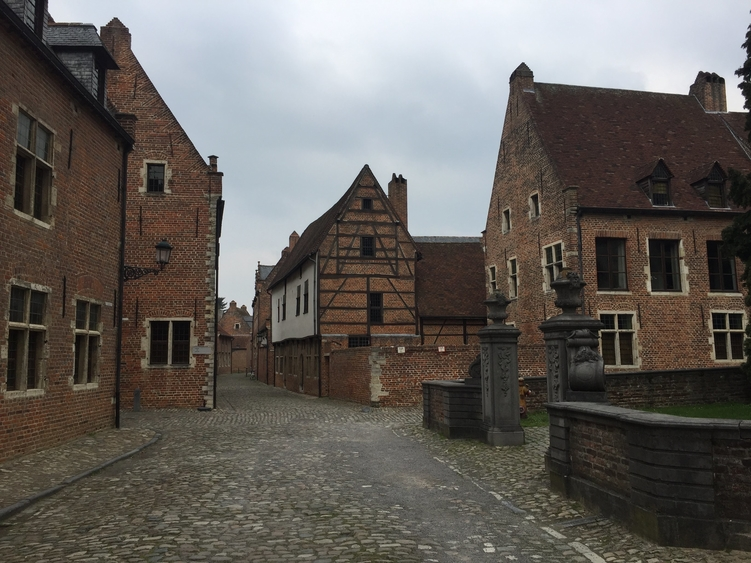
#> input picture img_homo/leuvenA.jpg, 751 x 563 px
$ python homography_leuven.py
#> lines starting #> are read from the running program, lines starting #| are printed output that depends on the picture
import numpy as np
import cv2
import matplotlib.pyplot as plt

def main():
    img1_path = "img_homo/leuvenA.jpg"   # first view
    img2_path = "img_homo/leuvenB.jpg"   # second view

    img1 = cv2.imread(img1_path, cv2.IMREAD_GRAYSCALE)
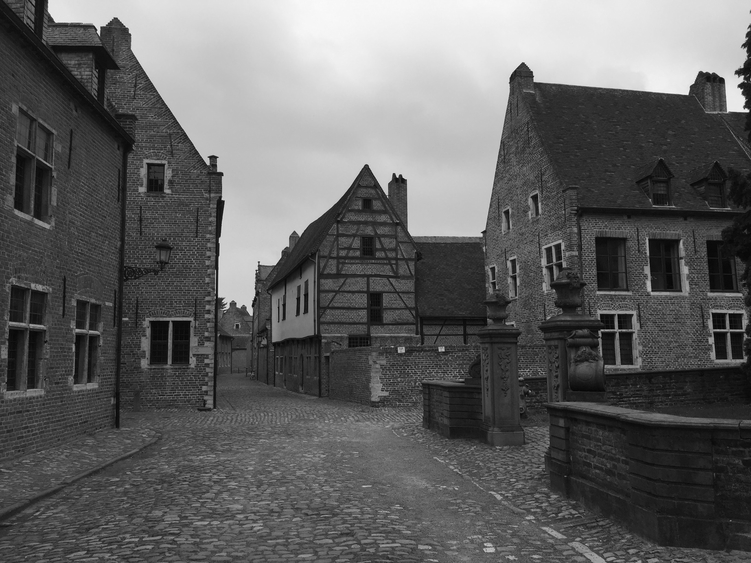
#> img1: shape (563, 751); min 0, max 250, mean 97.2
    img2 = cv2.imread(img2_path, cv2.IMREAD_GRAYSCALE)
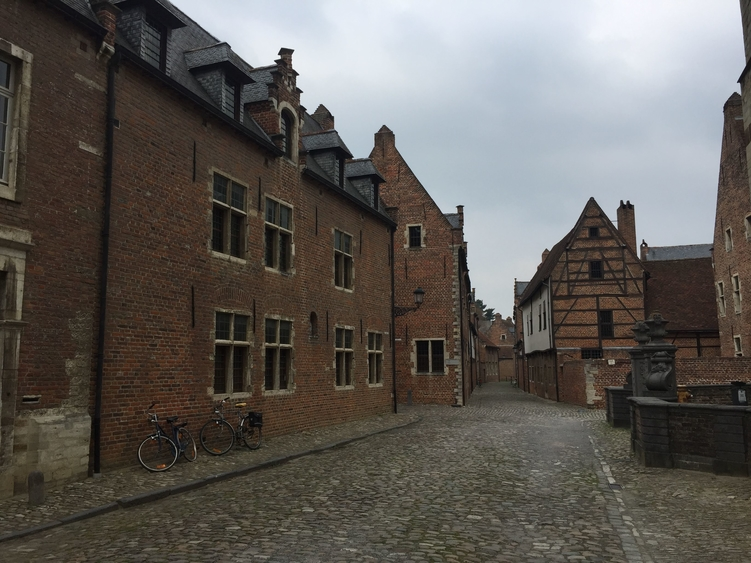
#> input picture img_homo/leuvenB.jpg, 751 x 563 px
#> img2: shape (563, 751); min 0, max 254, mean 92.8

    if img1 is None or img2 is None:
        raise FileNotFoundError("Could not load leuven images")

    print("Loaded images:", img1.shape, img2.shape)
#| Loaded images: (563, 751) (563, 751)
    h2, w2 = img2.shape[:2]
#> h2 = 563; w2 = 751

    # ---- 1. Detect and describe features (ORB for simplicity) ----
    orb = cv2.ORB_create(2000)
    kp1, des1 = orb.detectAndCompute(img1, None)
#> kp1 = 1998 keypoints; strongest (x, y, size): (400, 175, 31), (397, 176, 31), (687, 94, 31), (219, 296, 31)
    kp2, des2 = orb.detectAndCompute(img2, None)
#> kp2 = 1994 keypoints; strongest (x, y, size): (279, 56, 31), (297, 74, 31), (276, 60, 31), (278, 56, 37.2)
    print(f"Found {len(kp1)} and {len(kp2)} keypoints")
#| Found 1998 and 1994 keypoints

    # ---- 2. Match features with brute-force Hamming matcher ----
    bf = cv2.BFMatcher(cv2.NORM_HAMMING, crossCheck=True)
    matches = bf.match(des1, des2)
#> matches = 580 matches
    print("Raw matches:", len(matches))
#| Raw matches: 580

    # Sort matches by descriptor distance (best first)
    matches = sorted(matches, key=lambda m: m.distance)
    good_matches = matches[:200]  # keep best N
#> good_matches = 200 matches

    print("Using good matches:", len(good_matches))
#| Using good matches: 200

    # Extract point coordinates
    pts1 = np.float32([kp1[m.queryIdx].pt for m in good_matches])
#> pts1 = 200 pairs, first value 35 to 689.5, second value 35 to 440.7
    pts2 = np.float32([kp2[m.trainIdx].pt for m in good_matches])
#> pts2 = 200 pairs, first value 210 to 648, second value 48 to 402

    # ---- 3. Estimate homography with RANSAC ----
    H, mask = cv2.findHomography(pts1, pts2, cv2.RANSAC, 3.0)
#> H = [[0.336, 0.0832, 311.7], [-0.276, 0.707, 134.1], [-0.000723, 0.000137, 1]]; mask = 200 values, max 1 at index 1, min 0 at index 0, mean 0.45
    inliers = mask.ravel().sum()
#> inliers = 90
    print("Estimated H (RANSAC), inliers:", inliers, "/", len(good_matches))
#| Estimated H (RANSAC), inliers: 90 / 200
    print(H)
#| [[ 3.36484811e-01  8.31738941e-02  3.11682479e+02]
#|  [-2.76462621e-01  7.06904026e-01  1.34065902e+02]
#|  [-7.23015587e-04  1.37035481e-04  1.00000000e+00]]

    # ---- 4. Warp image 1 into image 2's frame ----
    warped = cv2.warpPerspective(img1, H, (w2, h2))
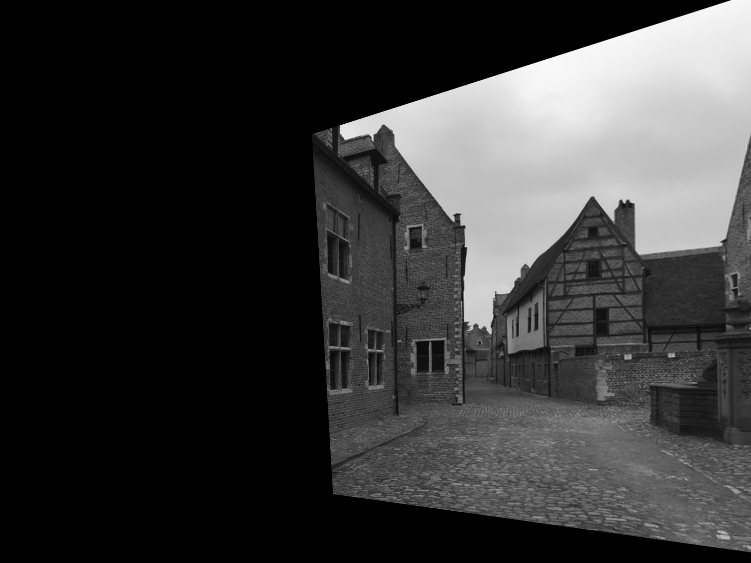
#> warped: shape (563, 751); min 0, max 250, mean 54.5

    # ---- 5. Visualization ----
    img1_rgb = cv2.cvtColor(img1, cv2.COLOR_GRAY2RGB)
    img2_rgb = cv2.cvtColor(img2, cv2.COLOR_GRAY2RGB)
    warped_rgb = cv2.cvtColor(warped, cv2.COLOR_GRAY2RGB)

    # Color overlay: red = warped img1, green = img2
    base = img2_rgb.astype(np.float32) / 255.0
    warp = warped_rgb.astype(np.float32) / 255.0

    overlay = np.zeros_like(base)
    overlay[..., 1] = base[..., 0]   # green = target
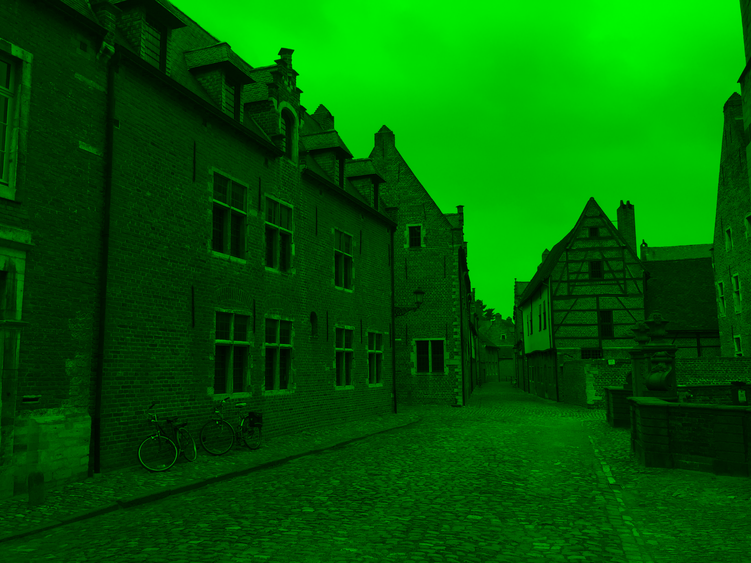
#> overlay: shape (563, 751, 3) float32; mean B, G, R 0, 0.364, 0
    overlay[..., 0] = warp[..., 0]   # red = warped
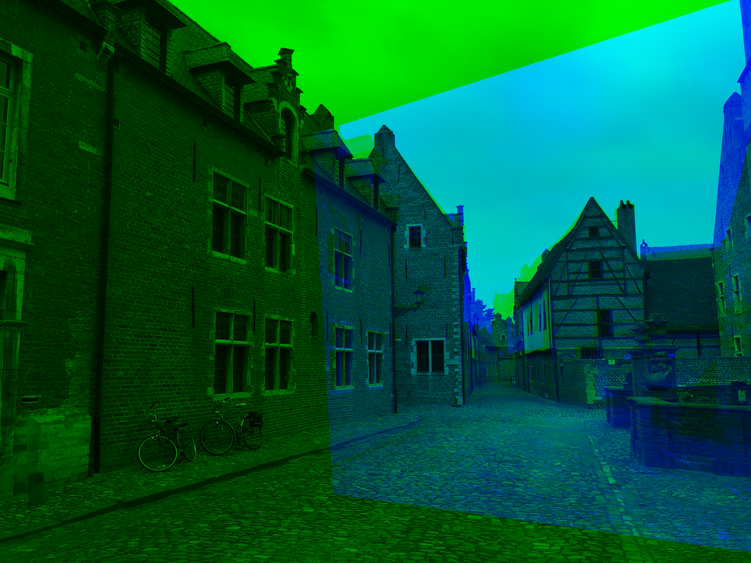
#> overlay: shape (563, 751, 3) float32; mean B, G, R 0.214, 0.364, 0

    plt.figure(figsize=(12, 8))
    plt.subplot(2, 2, 1)
    plt.title("Image 1")
    plt.imshow(img1_rgb)
    plt.axis("off")

    plt.subplot(2, 2, 2)
    plt.title("Image 2")
    plt.imshow(img2_rgb)
    plt.axis("off")

    plt.subplot(2, 2, 3)
    plt.title("Warped Image 1 (using H)")
    plt.imshow(warped_rgb)
    plt.axis("off")

    plt.subplot(2, 2, 4)
    plt.title("Overlay (red = warped, green = img2)")
    plt.imshow(overlay)
    plt.axis("off")

    plt.tight_layout()
    plt.show()
#> figure, not shown here; B, G, R data is drawn as R, G, B

    # ---- 6. Optional: compute symmetric transfer error on inliers ----
    inlier_pts1 = pts1[mask.ravel() == 1]
#> inlier_pts1 = 90 pairs, first value 70.5 to 412.1, second value 35 to 388.8
    inlier_pts2 = pts2[mask.ravel() == 1]
#> inlier_pts2 = 90 pairs, first value 366 to 639, second value 135 to 386

    pts1_h = np.hstack([inlier_pts1, np.ones((inlier_pts1.shape[0], 1))])
#> pts1_h = 90 rows, first 8: [165.9, 366.3, 1], [161.7, 321, 1], [148.6, 318, 1], [150.3, 361.2, 1], [191.5, 365.8, 1], [151.8, 355.8, 1], [164.2, 361.2, 1], [141.7, 361.2, 1]
    pts2_h = np.hstack([inlier_pts2, np.ones((inlier_pts2.shape[0], 1))])
#> pts2_h = 90 rows, first 8: [428.4, 373.2, 1], [425.1, 342.1, 1], [415.2, 338.4, 1], [417.6, 369.6, 1], [446, 373, 1], [418.2, 368.1, 1], [427.2, 368.4, 1], [411.6, 369.6, 1]

    proj1_to_2 = (H @ pts1_h.T).T
#> proj1_to_2 = 90 rows, first 8: [398, 347.2, 0.93], [392.8, 316.3, 0.927], [388.1, 317.7, 0.936], [392.3, 347.8, 0.941], [406.5, 339.7, 0.912], [392.4, 343.6, 0.939], [397, 344, 0.931], [389.4, 350.2, 0.947]
    proj1_to_2 = proj1_to_2[:, :2] / proj1_to_2[:, 2:3]
#> proj1_to_2 = 90 pairs, first value 364.7 to 639.9, second value 134.9 to 388.5

    H_inv = np.linalg.inv(H)
#> H_inv = [[1.75, -0.103, -530.8], [0.456, 1.43, -333.1], [0.0012, -0.00027, 0.662]]
    proj2_to_1 = (H_inv @ pts2_h.T).T
#> proj2_to_1 = 90 rows, first 8: [179.4, 394.1, 1.08], [176.8, 348.3, 1.08], [159.9, 338.5, 1.07], [160.9, 384, 1.06], [210.1, 401.8, 1.1], [162, 382.1, 1.06], [177.8, 386.7, 1.08], [150.4, 381.3, 1.06]
    proj2_to_1 = proj2_to_1[:, :2] / proj2_to_1[:, 2:3]
#> proj2_to_1 = 90 pairs, first value 72.47 to 411.2, second value 35.35 to 384.9

    err_1to2 = np.linalg.norm(inlier_pts2 - proj1_to_2, axis=1)
#> err_1to2 = 90 values, max 2.99 at index 43, min 0.194 at index 29, mean 1.39
    err_2to1 = np.linalg.norm(inlier_pts1 - proj2_to_1, axis=1)
#> err_2to1 = 90 values, max 4.47 at index 43, min 0.285 at index 29, mean 1.95
    sym_err = (err_1to2 + err_2to1) / 2.0
#> sym_err = 90 values, max 3.73 at index 43, min 0.239 at index 29, mean 1.67

    print(f"Symmetric transfer error: mean={sym_err.mean():.3f} px, "
          f"median={np.median(sym_err):.3f} px, max={sym_err.max():.3f} px")
#| Symmetric transfer error: mean=1.673 px, median=1.654 px, max=3.730 px


if __name__ == "__main__":
    main()
